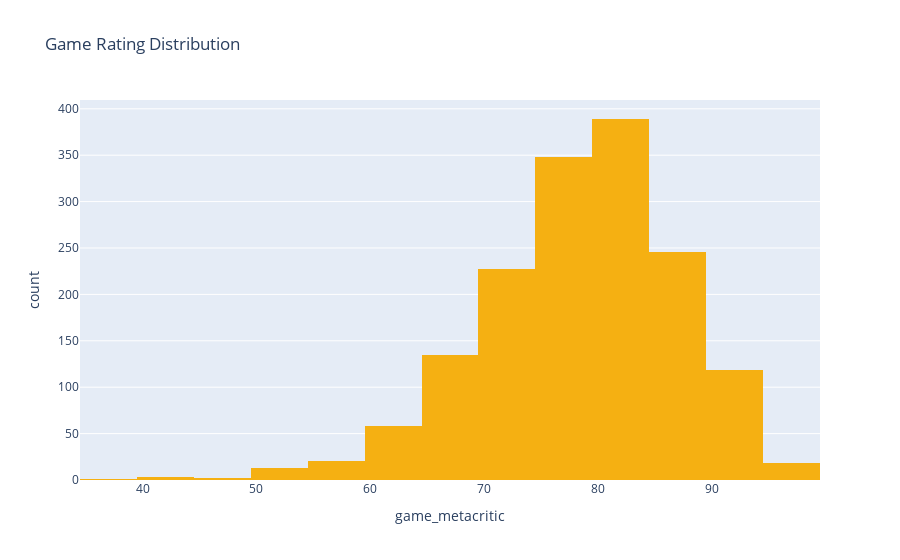

The cell this chart's notebook holds for it:
### Markdown cell above
# Plot Some Visuals

### Code cell
import plotly.express as px

px.histogram(df, x="game_metacritic", nbins=20, title="Game Rating Distribution", color_discrete_sequence=["#F5B012"])

### Figure 1 — Plotly figure (JSON) as saved in the notebook; plotly's stock layout.template omitted (floating-point values rounded to 4 significant figures; data arrays with more than 128 entries replaced by an {"elided": "..."} marker saying what was removed)
{"data": [{"alignmentgroup": "True", "bingroup": "x", "hovertemplate": "game_metacritic=%{x}<br>count=%{y}<extra></extra>", "legendgroup": "", "marker": {"color": "#F5B012", "pattern": {"shape": ""}}, "name": "", "nbinsx": 20, "offsetgroup": "", "orientation": "v", "showlegend": false, "type": "histogram", "x": {"elided": "1980 int values"}, "xaxis": "x", "yaxis": "y"}], "layout": {"barmode": "relative", "legend": {"tracegroupgap": 0}, "title": {"text": "Game Rating Distribution"}, "xaxis": {"anchor": "y", "domain": [0, 1], "title": {"text": "game_metacritic"}}, "yaxis": {"anchor": "x", "domain": [0, 1], "title": {"text": "count"}}}}
